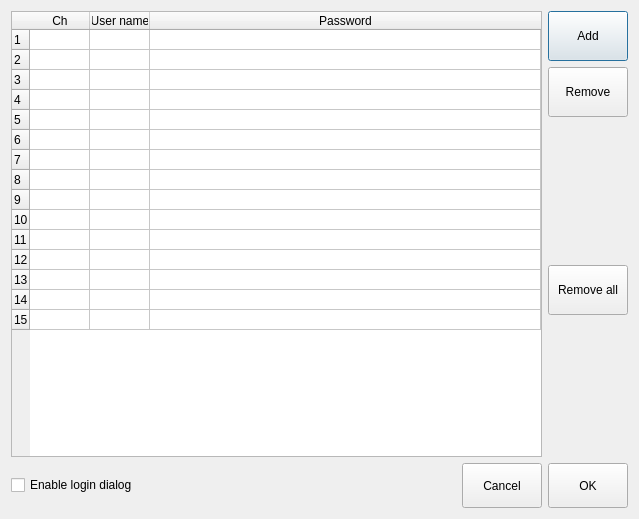
<?xml version="1.0" encoding="UTF-8"?>
<ui version="4.0">
 <class>UserSettingDialog</class>
 <widget class="QDialog" name="UserSettingDialog">
  <property name="geometry">
   <rect>
    <x>0</x>
    <y>0</y>
    <width>639</width>
    <height>519</height>
   </rect>
  </property>
  <property name="windowTitle">
   <string>Dialog</string>
  </property>
  <layout class="QVBoxLayout" name="verticalLayout_2">
   <item>
    <layout class="QHBoxLayout" name="horizontalLayout">
     <item>
      <widget class="QTableWidget" name="tableWidget">
       <property name="sortingEnabled">
        <bool>false</bool>
       </property>
       <property name="rowCount">
        <number>15</number>
       </property>
       <attribute name="horizontalHeaderCascadingSectionResizes">
        <bool>true</bool>
       </attribute>
       <attribute name="horizontalHeaderDefaultSectionSize">
        <number>60</number>
       </attribute>
       <attribute name="horizontalHeaderMinimumSectionSize">
        <number>20</number>
       </attribute>
       <attribute name="horizontalHeaderStretchLastSection">
        <bool>true</bool>
       </attribute>
       <attribute name="verticalHeaderCascadingSectionResizes">
        <bool>false</bool>
       </attribute>
       <attribute name="verticalHeaderDefaultSectionSize">
        <number>20</number>
       </attribute>
       <attribute name="verticalHeaderShowSortIndicator" stdset="0">
        <bool>true</bool>
       </attribute>
       <attribute name="verticalHeaderStretchLastSection">
        <bool>false</bool>
       </attribute>
       <row/>
       <row/>
       <row/>
       <row/>
       <row/>
       <row/>
       <row/>
       <row/>
       <row/>
       <row/>
       <row/>
       <row/>
       <row/>
       <row/>
       <row/>
       <column>
        <property name="text">
         <string>Ch</string>
        </property>
       </column>
       <column>
        <property name="text">
         <string>User name</string>
        </property>
       </column>
       <column>
        <property name="text">
         <string>Password</string>
        </property>
       </column>
      </widget>
     </item>
     <item>
      <layout class="QVBoxLayout" name="verticalLayout">
       <item>
        <widget class="QPushButton" name="pButtonAdd">
         <property name="minimumSize">
          <size>
           <width>0</width>
           <height>50</height>
          </size>
         </property>
         <property name="text">
          <string>Add</string>
         </property>
        </widget>
       </item>
       <item>
        <widget class="QPushButton" name="pButtonRemove">
         <property name="minimumSize">
          <size>
           <width>0</width>
           <height>50</height>
          </size>
         </property>
         <property name="text">
          <string>Remove</string>
         </property>
        </widget>
       </item>
       <item>
        <spacer name="verticalSpacer">
         <property name="orientation">
          <enum>Qt::Vertical</enum>
         </property>
         <property name="sizeHint" stdset="0">
          <size>
           <width>20</width>
           <height>28</height>
          </size>
         </property>
        </spacer>
       </item>
       <item>
        <widget class="QPushButton" name="pButtonRemoveAll">
         <property name="minimumSize">
          <size>
           <width>0</width>
           <height>50</height>
          </size>
         </property>
         <property name="text">
          <string>Remove all</string>
         </property>
        </widget>
       </item>
       <item>
        <spacer name="verticalSpacer_2">
         <property name="orientation">
          <enum>Qt::Vertical</enum>
         </property>
         <property name="sizeHint" stdset="0">
          <size>
           <width>20</width>
           <height>40</height>
          </size>
         </property>
        </spacer>
       </item>
      </layout>
     </item>
    </layout>
   </item>
   <item>
    <layout class="QHBoxLayout" name="horizontalLayout_2">
     <item>
      <widget class="QCheckBox" name="checkBoxLoginDialogEn">
       <property name="baseSize">
        <size>
         <width>0</width>
         <height>0</height>
        </size>
       </property>
       <property name="text">
        <string>Enable login dialog</string>
       </property>
       <property name="iconSize">
        <size>
         <width>30</width>
         <height>30</height>
        </size>
       </property>
       <property name="tristate">
        <bool>false</bool>
       </property>
      </widget>
     </item>
     <item>
      <spacer name="horizontalSpacer">
       <property name="orientation">
        <enum>Qt::Horizontal</enum>
       </property>
       <property name="sizeHint" stdset="0">
        <size>
         <width>40</width>
         <height>20</height>
        </size>
       </property>
      </spacer>
     </item>
     <item>
      <widget class="QPushButton" name="pButtonCancel">
       <property name="minimumSize">
        <size>
         <width>45</width>
         <height>45</height>
        </size>
       </property>
       <property name="text">
        <string>Cancel</string>
       </property>
      </widget>
     </item>
     <item>
      <widget class="QPushButton" name="pButtonOK">
       <property name="minimumSize">
        <size>
         <width>45</width>
         <height>45</height>
        </size>
       </property>
       <property name="text">
        <string>OK</string>
       </property>
      </widget>
     </item>
    </layout>
   </item>
  </layout>
 </widget>
 <resources/>
 <connections/>
</ui>
